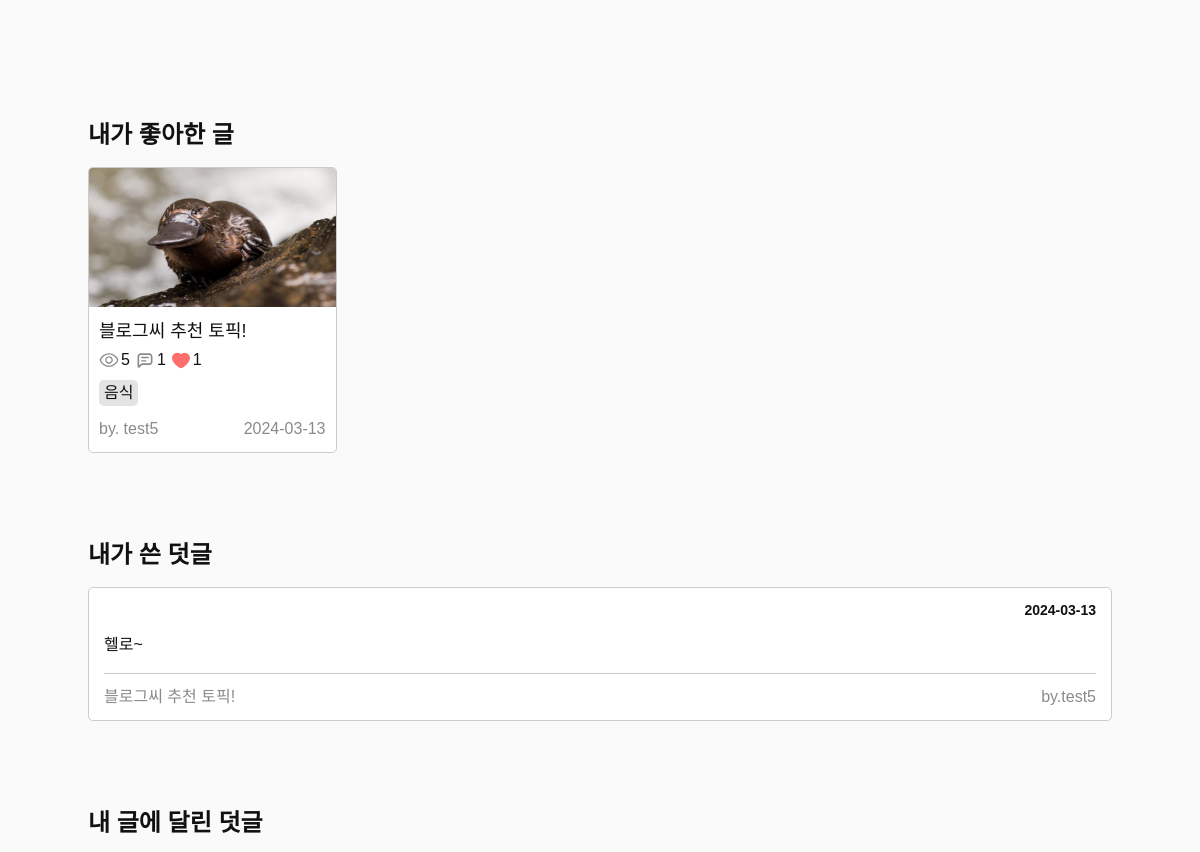
The page /accounts/mypage/ (signed in, middle part) on the database as committed earlier.
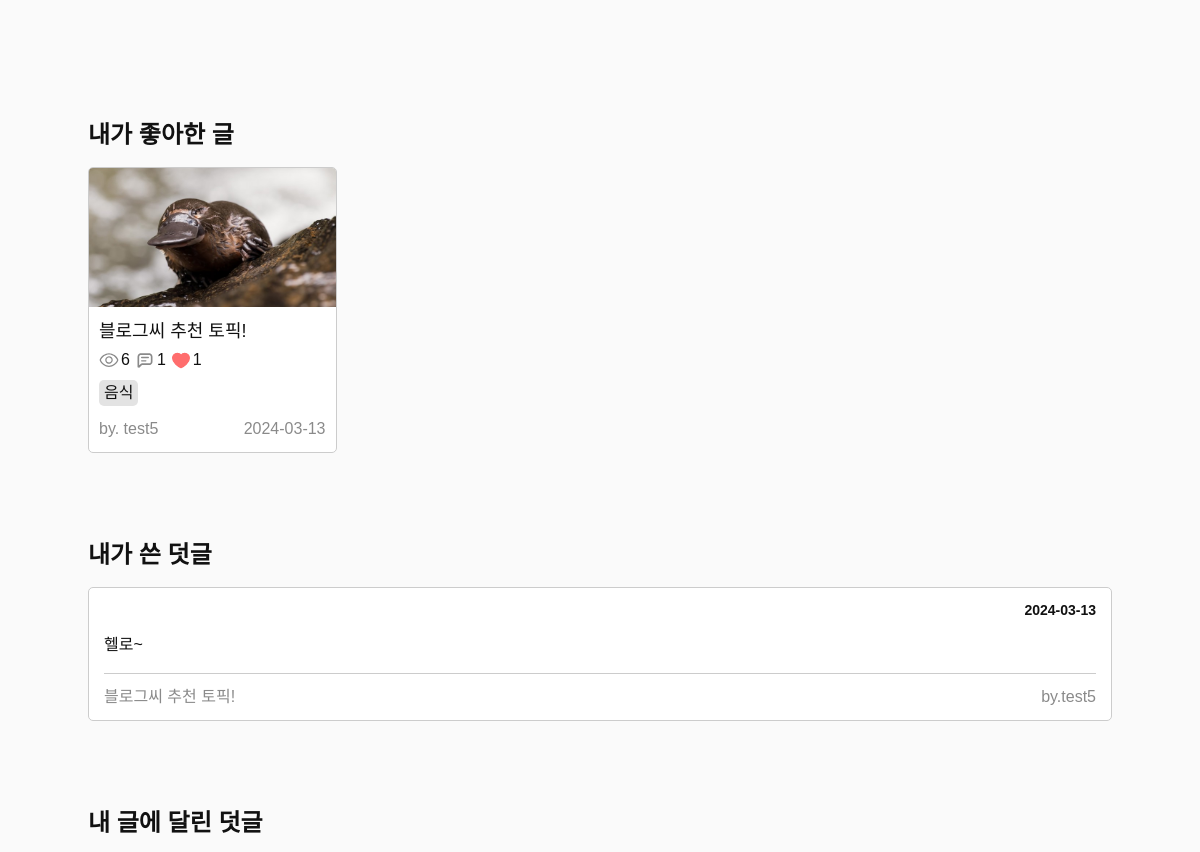
The same page on the database as committed later.
### blog/models.py (models this page shows, shortened)
class Post(models.Model):
    title=models.CharField(max_length=50)
    contents=tinymce_models.HTMLField()
    thumbnail_image = models.ImageField(
        upload_to="post/thumbnails/%Y/%m/%d/", blank=True
    )
    created_at = models.DateTimeField(auto_now_add=True)
    updated_at = models.DateTimeField(auto_now=True)
    author = models.ForeignKey(
        User, on_delete=models.CASCADE
    )
    tags = models.ManyToManyField('Tag', blank=True)
    view_count = models.PositiveIntegerField(default=0)

### accounts/views.py (the view)
# urls.py: path('mypage/', views.mypage, name="mypage"),
@login_required
def mypage(request):
    profile = Profile.objects.get(user=request.user)
    comments = Comment.objects.filter(author=request.user)
    liked = Like.objects.filter(author=request.user).values_list('post', flat=True)
    liked_posts = Post.objects.filter(pk__in=liked)
    commented_my = Post.objects.filter(author=request.user).annotate(num_comments=Count('comments')).filter(num_comments__gt=0)
    commented_myposts = Comment.objects.filter(~Q(author=request.user), post__in=commented_my)
    context = {
        "profile" : profile,
        "comments" : comments,
        "liked_posts" : liked_posts,
        "commented_myposts" : commented_myposts,
    }
    return render(request, 'accounts/mypage.html', context)

### accounts/context_processors.py (called while the page is built)
def profile_info(request):
    profile = None
    if request.user.is_authenticated:
        try:
            profile = Profile.objects.get(user=request.user)
        except Profile.DoesNotExist:
            pass
    return {'profile': profile}

### templates/accounts/mypage.html (shortened to what this page needs)
{% extends "base/base.html" %}
{% load static %}
{% block content %}
<main class="mypage-wrapper">
    <section class="section-wrapper center-content">
        <h3 class="section-title">내가 좋아한 글</h3>
        <ul class="post-list">
            {% for post in liked_posts %}
            <li class="box4">
                <a href="{% url "post_detail" post.pk %}">
                    {% if post.thumbnail_image %}
                    <img src="{{post.thumbnail_image.url}}" alt="">
                    {% endif %}
                    <div class="content-box">
                        <div class="title-area">
                            <b class="title">{{post.title}}</b>
                            <ul>
                                <li>
                                    <img src="{% static "assets/icon_view.svg" %}" alt="view">
                                    {{post.view_count}}
                                </li>
                                <li>
                                    <img src="{% static "assets/icon_comment.svg" %}" alt="comment">
                                    {{post.comments.count}}
                                </li>
                                <li>
                                    <img src="{% static "assets/icon_liked.svg" %}" alt="liked">
                                    {{post.likes.count}}
                                </li>
                            </ul>
                        </div>
                        <ul class="tag-list">
                            {% for tag in post.tags.all %}
                            <li>{{tag.name}}</li>
                            {% endfor %}
                        </ul>
                    </div>
                    <div class="info-box">
                        <p>by. {{post.author}}</p>
                        <p>{{post.created_at|date:"Y-m-d"}}</p>
                    </div>
                </a>
            </li>
            {% endfor %}
        </ul>
    </section>
    <section class="section-wrapper center-content">
        <h3 class="section-title">내가 쓴 덧글</h3>
        <ul class="comment-list">
            {% for comment in comments %}
            <li>
                <a href="{% url "post_detail" comment.post.pk %}">
                    <p class="author">
                        <span class="date">{{comment.created_at|date:"Y-m-d"}}</span>
                    </p>
                    <p class="comment">{{comment.contents}}</p>
                    <p class="post">
                        <span>{{comment.post.title}}</span>
                        <span>by.{{comment.post.author}}</span>
                    </p>
                </a>
            </li>
            {% endfor %}
        </ul>
    </section>
    <section class="section-wrapper center-content">
        <h3 class="section-title">내 글에 달린 덧글</h3>
    </section>
</main>
{% endblock %}

Rows that differ between the two databases and show on the page:
changed Post "블로그씨 추천 토픽!": view_count "5" → "6"
